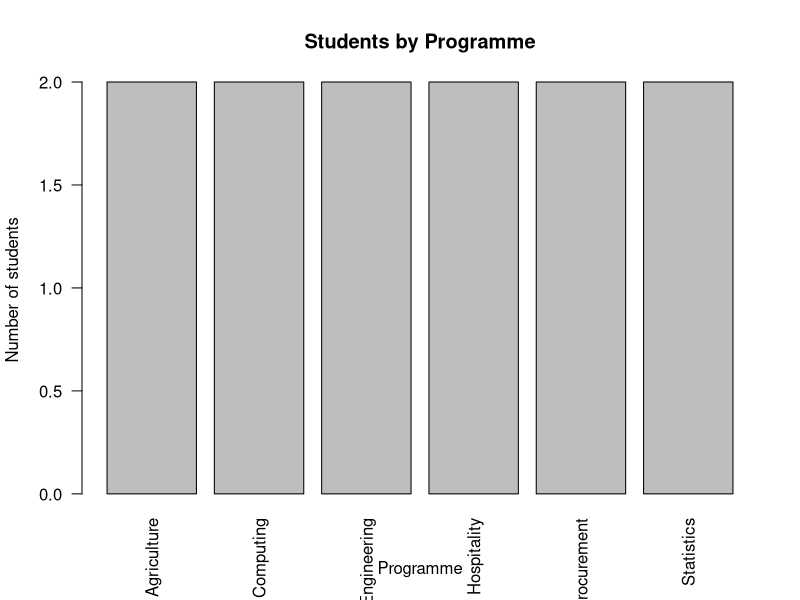
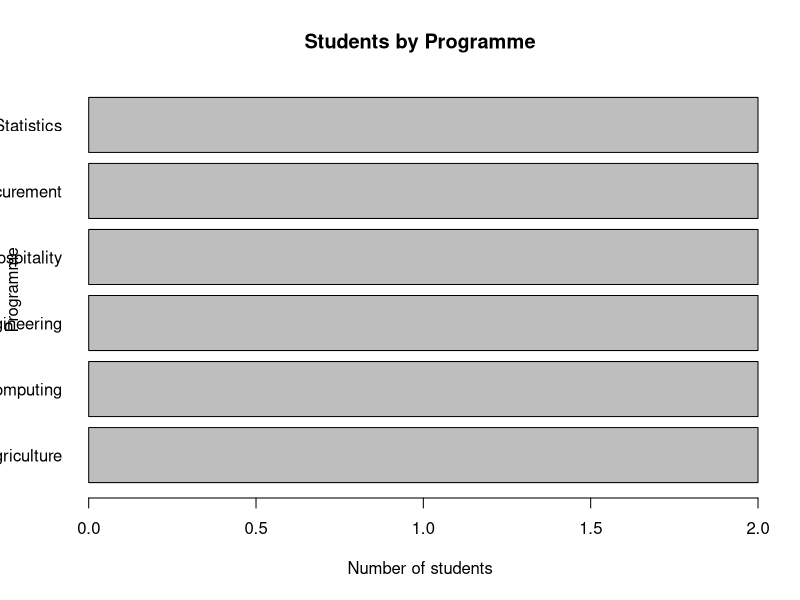
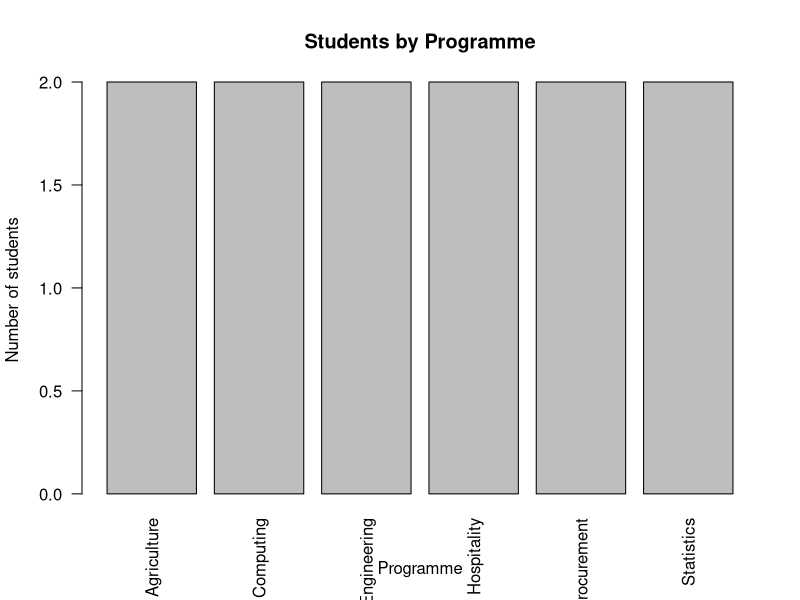
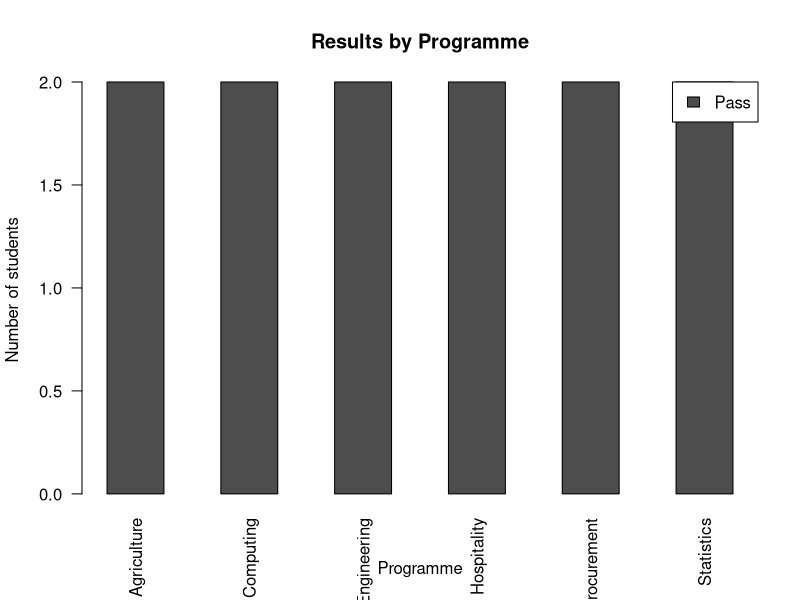
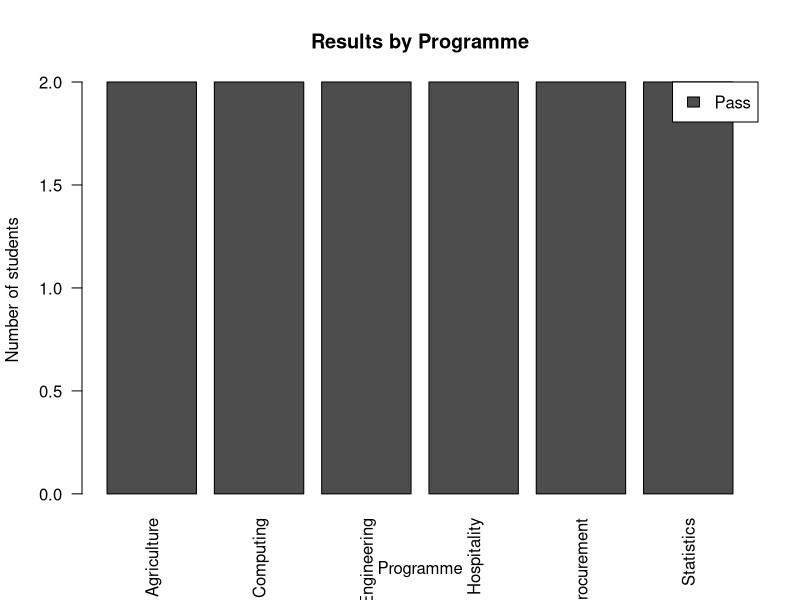
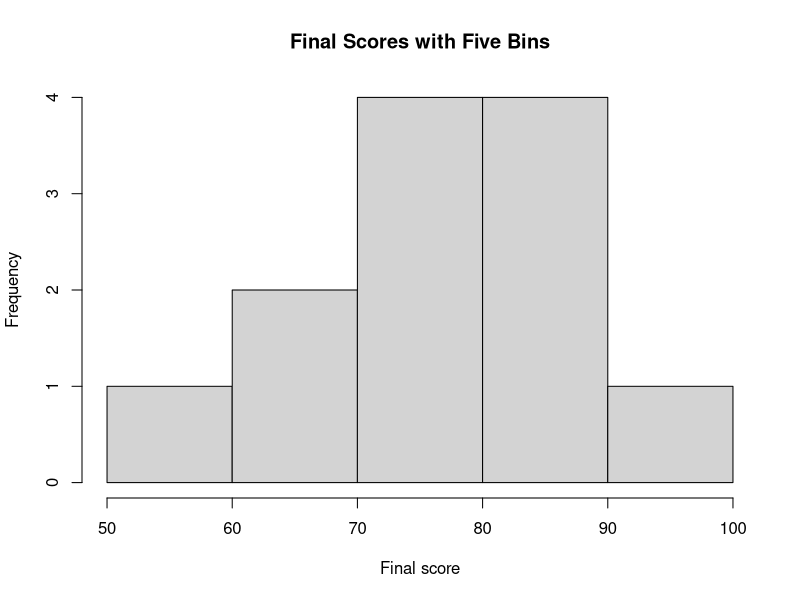
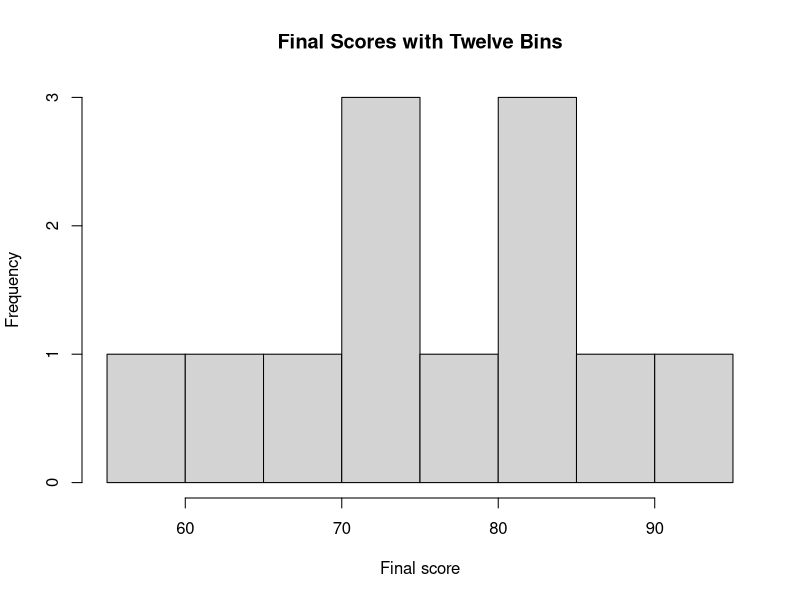
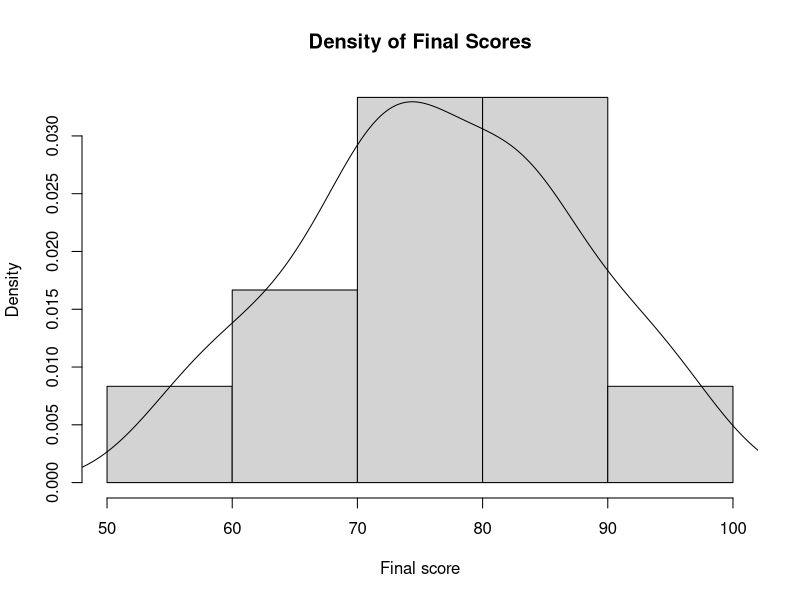

Source code (R) for these figures, in order: (Note: this script raises an error after producing the figures.)
# ==============================================================================
# Learning R
# Part IV: Descriptive Analysis and Data Visualisation
# Lesson 26: Data Visualisation with Base R
# Suggested Solutions
# ==============================================================================

student_data <- read.csv(
  "data/student_scores.csv",
  stringsAsFactors = FALSE
)

clinic_data <- read.csv(
  "data/clinic_visits.csv",
  stringsAsFactors = FALSE
)

programme_counts <- table(
  student_data$programme
)

# Exercise 1: Vertical and horizontal bar charts.
barplot(
  programme_counts,
  main = "Students by Programme",
  xlab = "Programme",
  ylab = "Number of students",
  las = 2
)

barplot(
  programme_counts,
  horiz = TRUE,
  main = "Students by Programme",
  xlab = "Number of students",
  ylab = "Programme",
  las = 1
)

# Exercise 2: Ordered frequency chart.
ordered_programme_counts <- sort(
  programme_counts,
  decreasing = TRUE
)

barplot(
  ordered_programme_counts,
  main = "Students by Programme",
  xlab = "Programme",
  ylab = "Number of students",
  las = 2
)

# Exercise 3: Grouped and stacked bar charts.
student_data$result <- ifelse(
  student_data$final_score >= 50,
  "Pass",
  "Fail"
)

programme_result_table <- table(
  student_data$result,
  student_data$programme
)

barplot(
  programme_result_table,
  beside = TRUE,
  main = "Results by Programme",
  xlab = "Programme",
  ylab = "Number of students",
  legend.text = rownames(
    programme_result_table
  ),
  args.legend = list(
    x = "topright"
  ),
  las = 2
)

barplot(
  programme_result_table,
  beside = FALSE,
  main = "Results by Programme",
  xlab = "Programme",
  ylab = "Number of students",
  legend.text = rownames(
    programme_result_table
  ),
  args.legend = list(
    x = "topright"
  ),
  las = 2
)

# Exercise 4: Histograms with different breaks.
hist(
  student_data$final_score,
  breaks = 5,
  main = "Final Scores with Five Bins",
  xlab = "Final score",
  ylab = "Frequency"
)

hist(
  student_data$final_score,
  breaks = 12,
  main = "Final Scores with Twelve Bins",
  xlab = "Final score",
  ylab = "Frequency"
)

# Exercise 5: Density-scaled histogram.
hist(
  student_data$final_score,
  probability = TRUE,
  main = "Density of Final Scores",
  xlab = "Final score",
  ylab = "Density"
)

lines(
  density(
    student_data$final_score,
    na.rm = TRUE
  )
)

# Exercise 6: Box plot and grouped box plot.
boxplot(
  student_data$final_score,
  main = "Box Plot of Final Scores",
  ylab = "Final score"
)

boxplot(
  final_score ~ programme,
  data = student_data,
  main = "Final Scores by Programme",
  xlab = "Programme",
  ylab = "Final score",
  las = 2
)

# Exercise 7: Scatter plot with fitted line.
plot(
  student_data$coursework_score,
  student_data$examination_score,
  main = "Coursework and Examination Scores",
  xlab = "Coursework score",
  ylab = "Examination score",
  pch = 19
)

fitted_model <- lm(
  examination_score ~ coursework_score,
  data = student_data
)

abline(
  fitted_model,
  lwd = 2
)

# Exercise 8: Line graph.
monthly_values <- c(
  12,
  15,
  14,
  18,
  20,
  22
)

month_number <- seq_along(
  monthly_values
)

plot(
  month_number,
  monthly_values,
  type = "o",
  main = "Monthly Trend",
  xlab = "Month",
  ylab = "Value",
  xaxt = "n"
)

axis(
  1,
  at = month_number,
  labels = month.abb[
    month_number
  ]
)

# Exercise 9: Dot chart.
programme_means <- tapply(
  student_data$final_score,
  student_data$programme,
  mean,
  na.rm = TRUE
)

dotchart(
  programme_means,
  main = "Mean Final Score by Programme",
  xlab = "Mean final score"
)

# Exercise 10: Empirical cumulative distribution.
plot(
  ecdf(
    student_data$final_score
  ),
  main = "Empirical Cumulative Distribution of Scores",
  xlab = "Final score",
  ylab = "Cumulative proportion"
)

# Exercise 11: Multi-panel display.
old_parameters <- par(
  mfrow = c(
    2,
    2
  )
)

hist(
  student_data$final_score,
  main = "Histogram",
  xlab = "Final score"
)

boxplot(
  student_data$final_score,
  main = "Box Plot",
  ylab = "Final score"
)

plot(
  student_data$coursework_score,
  student_data$examination_score,
  main = "Scatter Plot",
  xlab = "Coursework",
  ylab = "Examination",
  pch = 19
)

barplot(
  programme_counts,
  main = "Programme Counts",
  las = 2
)

par(
  old_parameters
)

# Exercise 12: Annotate an unusual point.
plot(
  student_data$coursework_score,
  student_data$examination_score,
  main = "Assessment Components",
  xlab = "Coursework score",
  ylab = "Examination score",
  pch = 19
)

highest_index <- which.max(
  student_data$final_score
)

text(
  student_data$coursework_score[
    highest_index
  ],
  student_data$examination_score[
    highest_index
  ],
  labels =
    student_data$student_id[
      highest_index
    ],
  pos = 3
)

# Exercise 13: Save PNG and PDF graphs.
output_directory <- "lesson_26_solution_output"

if (!dir.exists(output_directory)) {
  dir.create(output_directory)
}

png_path <- file.path(
  output_directory,
  "final_score_histogram.png"
)

png(
  filename = png_path,
  width = 1200,
  height = 800,
  res = 150
)

hist(
  student_data$final_score,
  main = "Distribution of Final Scores",
  xlab = "Final score",
  ylab = "Frequency"
)

dev.off()

pdf_path <- file.path(
  output_directory,
  "final_score_boxplot.pdf"
)

pdf(
  file = pdf_path,
  width = 7,
  height = 5
)

boxplot(
  final_score ~ programme,
  data = student_data,
  main = "Final Scores by Programme",
  xlab = "Programme",
  ylab = "Final score",
  las = 2
)

dev.off()

file.exists(png_path)
file.exists(pdf_path)

# Exercise 14: Reusable plotting functions.
plot_histogram <- function(
  x,
  title,
  x_label,
  breaks = "Sturges"
) {
  if (!is.numeric(x)) {
    stop(
      "`x` must be numeric.",
      call. = FALSE
    )
  }

  hist(
    x,
    breaks = breaks,
    main = title,
    xlab = x_label,
    ylab = "Frequency"
  )

  invisible(NULL)
}

plot_grouped_boxplot <- function(
  data,
  numeric_variable,
  group_variable,
  title = NULL
) {
  if (!all(
    c(
      numeric_variable,
      group_variable
    ) %in%
      names(data)
  )) {
    stop(
      "Required variables are missing.",
      call. = FALSE
    )
  }

  formula_object <- reformulate(
    group_variable,
    response =
      numeric_variable
  )

  boxplot(
    formula_object,
    data = data,
    main = title,
    xlab = group_variable,
    ylab = numeric_variable,
    las = 2
  )

  invisible(NULL)
}

plot_histogram(
  student_data$final_score,
  title = "Distribution of Final Scores",
  x_label = "Final score",
  breaks = 10
)

plot_grouped_boxplot(
  student_data,
  "final_score",
  "programme",
  "Final Scores by Programme"
)

# Exercise 15: Critique misleading graph practices.
graph_critique <- data.frame(
  practice = c(
    "Truncated axis",
    "Three-dimensional effects",
    "Line graph for unordered categories",
    "Unlabelled axes",
    "Too many visual elements"
  ),
  problem = c(
    "Can exaggerate apparent differences.",
    "Distorts size and position.",
    "Implies continuity or order that does not exist.",
    "Prevents clear interpretation.",
    "Distracts from the analytical pattern."
  ),
  stringsAsFactors = FALSE
)

graph_critique

# Practical assessment workflow.
missing_counts <- colSums(
  is.na(
    clinic_data
  )
)

barplot(
  missing_counts,
  main = "Missing Values by Clinic Variable",
  xlab = "Variable",
  ylab = "Number missing",
  las = 2
)

plot(
  clinic_data$waiting_time,
  clinic_data$consultation_duration,
  main = "Waiting Time and Consultation Duration",
  xlab = "Waiting time",
  ylab = "Consultation duration",
  pch = 19
)

abline(
  lm(
    consultation_duration ~ waiting_time,
    data = clinic_data
  ),
  lwd = 2
)

unlink(
  output_directory,
  recursive = TRUE,
  force = TRUE
)

# ==============================================================================
# End of Lesson 26 Solutions
# ==============================================================================
